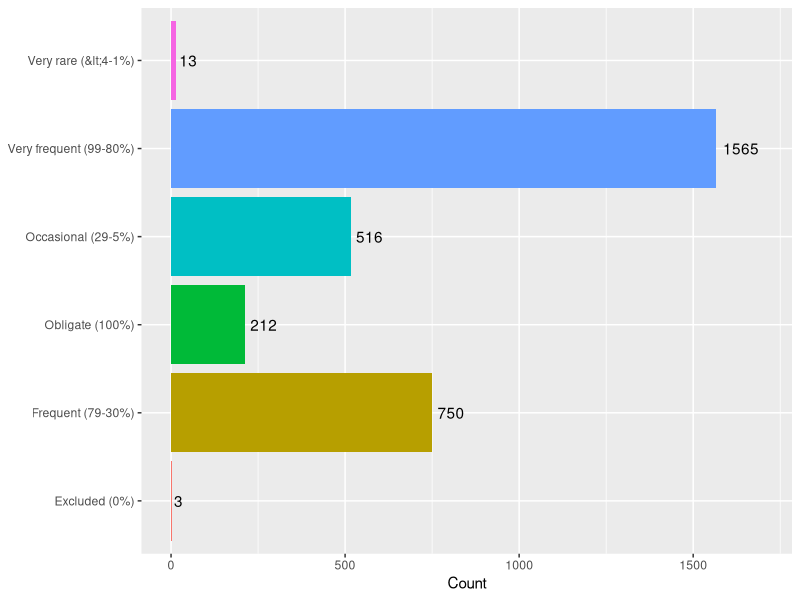
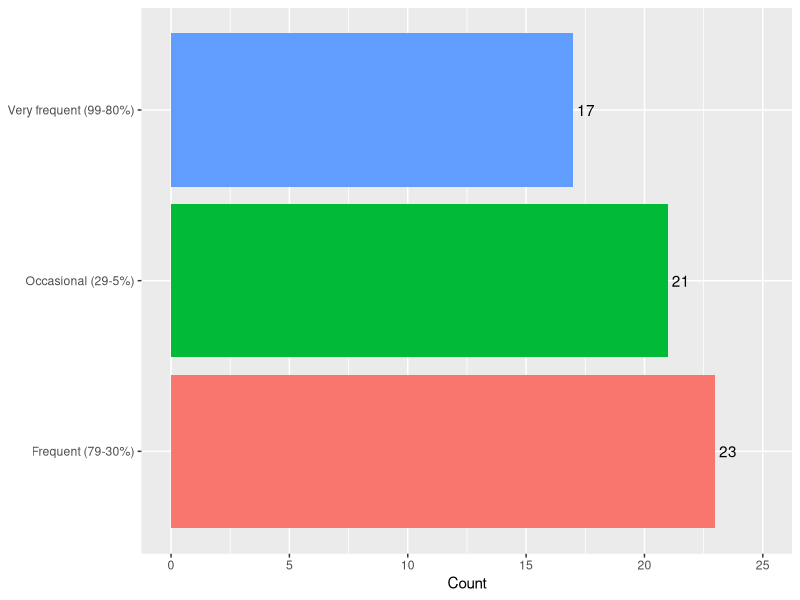
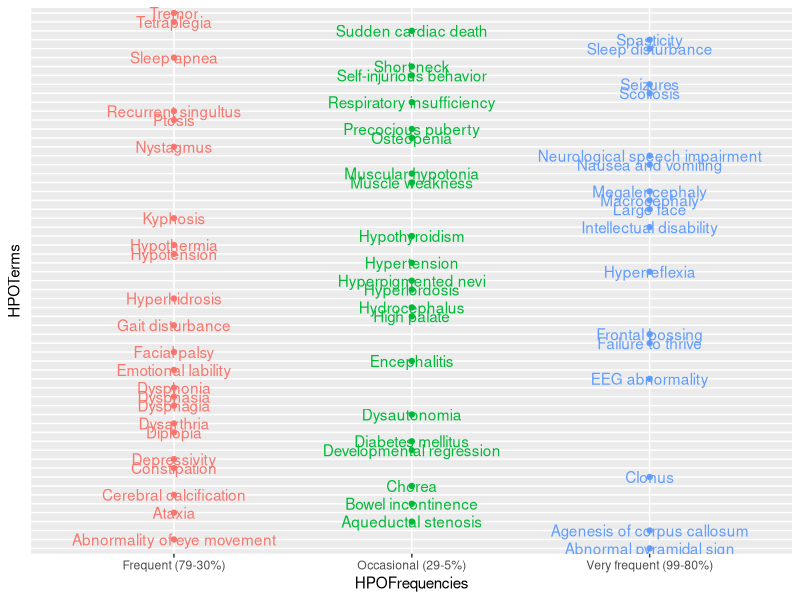

These figures' R source, in order:
## ---- chunk 1
knitr::opts_chunk$set(echo = TRUE)
## ---- chunk 2
library(ggplot2)
library(tibble)
library(tidyr)
library(tidyverse)
library(utils)
## ---- chunk 3
Phenotypes_subset <- read.csv("Phenotypes_subset.csv")
head(Phenotypes_subset)
## ---- chunk 4
# Frequencies phenotypic abnormalities in human diseases
Frequency_of_abnormalities <- group_by(Phenotypes_subset, HPOFrequency0) %>%
                              summarize(N = n(), .groups = "drop_last")
Plot <- ggplot(data = Frequency_of_abnormalities,
               mapping = aes(x = HPOFrequency0,
                             y = N,
                             fill = HPOFrequency0))
Plot + geom_col(position = "dodge") +
       labs(x = NULL, y = "Count") +
       guides(fill = FALSE) +
       coord_flip() +
       geom_text(aes(label = N, hjust = -0.2)) +
       ylim(NA, 1700)
## ---- chunk 5
library(dplyr)
AlexanderDisease <- read.csv("Associated_Phenotypes_With_AlexanderDisease.csv")
AlexanderDisease <- AlexanderDisease %>% slice(1:61)
head(AlexanderDisease)
## ---- chunk 6
# Frequencies phenotypic abnormalities in human diseases
Frequency_of_abnormalities <- group_by(AlexanderDisease, HPOFrequencies) %>%
                              summarize(N = n(), .groups = "drop_last")
Frequency_of_abnormalities 
## ---- chunk 7
# Frequencies phenotypic abnormalities in human diseases
Plot <- ggplot(data = Frequency_of_abnormalities,
               mapping = aes(x = HPOFrequencies,
                             y = N,
                             fill = HPOFrequencies))
Plot + geom_col() +
       labs(x = NULL, y = "Count") +
       guides(fill = FALSE) +
       coord_flip() + 
       geom_text(aes(label = N, hjust = -0.2)) +
       ylim(NA, 25)
## ---- chunk 8
# Frequencies phenotypic abnormalities in human diseases
Plot <- ggplot(data = AlexanderDisease,
               mapping = aes(x = HPOFrequencies, y = HPOTerms, color = HPOFrequencies))
Plot + geom_point() + 
       guides(color = FALSE) +
       geom_text(mapping = aes(label = HPOTerms)) +
       theme(axis.text.y = element_blank(), axis.ticks.y = element_blank())
